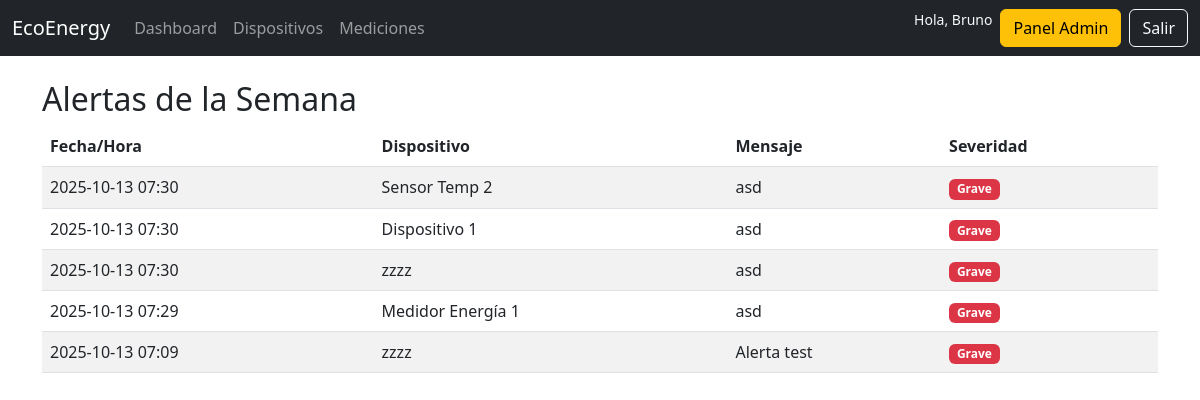
The app's page /alerts/week/ (signed in) with its own data.
### core/models.py (models this page shows, shortened)
class Alert(models.Model):
    PRIORITY_CHOICES = [
        ("grave", "Grave"),
        ("alto", "Alto"),
        ("medio", "Mediano"),
    ]
    device = models.ForeignKey("Device", on_delete=models.CASCADE)
    message = models.TextField()
    priority = models.CharField(max_length=10, choices=PRIORITY_CHOICES, default="medio")
    created_at = models.DateTimeField(auto_now_add=True)

class Device(models.Model):
    name = models.CharField(max_length=100)
    category = models.ForeignKey(Category, on_delete=models.CASCADE)
    zone = models.ForeignKey(Zone, on_delete=models.CASCADE)
    organization = models.ForeignKey(Organization, on_delete=models.CASCADE)
    created_at = models.DateTimeField(auto_now_add=True)
    updated_at = models.DateTimeField(auto_now=True)
    deleted_at = models.DateTimeField(null=True, blank=True)
    class Meta:
        constraints = [
            models.UniqueConstraint(fields=["organization", "name"], name="uniq_device_name_per_org"),
        ]
        ordering = ("name",)  # orden por defecto útil en admin/listas

### core/views.py (the view)
# urls.py: path("alerts/week/", views.alerts_week, name="alerts_week"),
@login_required
def alerts_week(request):
    if not _require_org_or_redirect(request):
        return redirect("no_org")
    org = _user_org_or_none(request.user)
    today = timezone.now()
    week_ago = today - timedelta(days=7)
    alerts = Alert.objects.filter(created_at__gte=week_ago).order_by("-created_at")
    if org:
        alerts = alerts.filter(device__organization=org)
    return render(request, "core/alerts_week.html", {"alerts": alerts})

### core/views.py (called while the page is built)
def _require_org_or_redirect(request):
    if request.user.is_superuser:
        return True
    return hasattr(request.user, "account") and request.user.account.organization is not None

def _user_org_or_none(user):
    if user.is_superuser:
        return None
    acc = getattr(user, "account", None)
    return acc.organization if acc else None

### core/templates/core/alerts_week.html (shortened to what this page needs)
{% extends "base.html" %}
{% block content %}
<div class="container mt-4">
    <h2>Alertas de la Semana</h2>
    <table class="table table-striped">
        <thead>
            <tr>
                <th>Fecha/Hora</th>
                <th>Dispositivo</th>
                <th>Mensaje</th>
                <th>Severidad</th>
            </tr>
        </thead>
        <tbody>
            {% for alert in alerts %}
            <tr>
                <td>{{ alert.created_at|date:"Y-m-d H:i" }}</td>
                <td>{{ alert.device.name }}</td>
                <td>{{ alert.message }}</td>
                <td>
                    {% if alert.priority == "grave" %}
                    <span class="badge bg-danger">Grave</span>
                    {% elif alert.priority == "alto" %}
                    <span class="badge bg-warning text-dark">Alto</span>
                    {% elif alert.priority == "medio" %}
                    <span class="badge bg-secondary">Mediano</span>
                    {% else %}
                    {{ alert.priority }}
                    {% endif %}
                </td>
            </tr>
            {% empty %}
            <tr>
                <td colspan="4" class="text-center">No hay alertas esta semana</td>
            </tr>
            {% endfor %}
        </tbody>
    </table>
</div>
{% endblock %}

### core/templates/base.html (shortened to what this page needs)
<!DOCTYPE html>
<html lang="en">
<head>
  <link href="https://cdn.jsdelivr.net/npm/bootstrap@5.3.0/dist/css/bootstrap.min.css" rel="stylesheet">
</head>
<body>
  <nav class="navbar navbar-expand-lg navbar-dark bg-dark">
    <div class="container-fluid">
      <a class="navbar-brand" href="{% url 'dashboard' %}">EcoEnergy</a>
      <div class="collapse navbar-collapse" id="navbarNav">
        <ul class="navbar-nav me-auto mb-2 mb-lg-0">
          <li class="nav-item">
            <a class="nav-link" href="{% url 'dashboard' %}">Dashboard</a>
          </li>
          <li class="nav-item">
            <a class="nav-link" href="{% url 'device_list' %}">Dispositivos</a>
          </li>
          <li class="nav-item">
            <a class="nav-link" href="{% url 'measurement_list' %}">Mediciones</a>
          </li>
        </ul>
        <div class="d-flex">
          {% if user.is_authenticated %}
            <span class="text-light me-2 small">Hola, {{ user.username }}</span>
            {% if user.is_staff %}
  <a href="/admin/" class="btn btn-warning me-2">Panel Admin</a>
{% endif %}
            <a href="{% url 'logout' %}" class="btn btn-outline-light">Salir</a>
          {% else %}
            <a href="{% url 'login' %}" class="btn btn-outline-light me-2">Iniciar sesión</a>
            <a href="{% url 'register' %}" class="btn btn-light">Registrarse</a>
          {% endif %}
        </div>
      </div>
    </div>
  </nav>
  <main>
    {% block content %}{% endblock %}
  </main>
</body>
</html>

### records on screen
Alert: created_at "2025-10-13 07:30", device.name "Sensor Temp 2", message "asd", priority "Grave"
Alert: created_at "2025-10-13 07:30", device.name "Dispositivo 1", message "asd", priority "Grave"
Alert: created_at "2025-10-13 07:30", device.name "zzzz", message "asd", priority "Grave"
Alert: created_at "2025-10-13 07:29", device.name "Medidor Energía 1", message "asd", priority "Grave"
Alert: created_at "2025-10-13 07:09", device.name "zzzz", message "Alerta test", priority "Grave"

### other values on screen
{{ user.username }} "Bruno"
